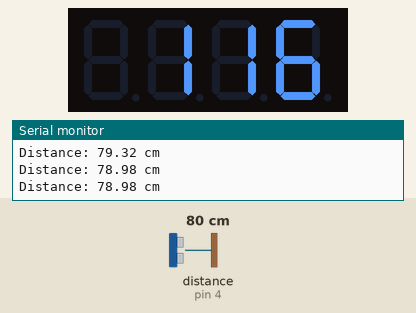
Recording of a sketch running on a simulated Arduino Uno, built with avr-gcc and run on an emulated ATmega328P. Shown: 4-digit seven-segment display, the last lines printed to the serial monitor. Wiring (inferred from the names in the program): ultrasonic range finder: trigger pin 5; echo pin 4. Inputs (shaded band) come from the test bench; at power-on: distance to the obstacle (sensor on pin 4) 80 cm. The echo pulse lasts 58.3 µs per cm.

Above: at 0.98 s.
1.3 s: distance to the obstacle (sensor on pin 4) set to 9 cm
At 1.56 s:
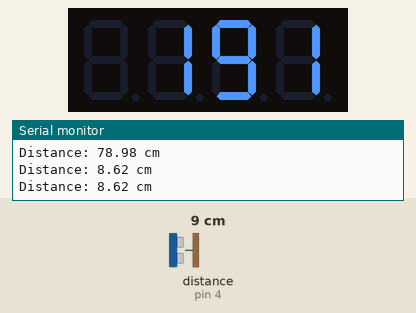
2.8 s: distance to the obstacle (sensor on pin 4) set to 120 cm
At 3.08 s:
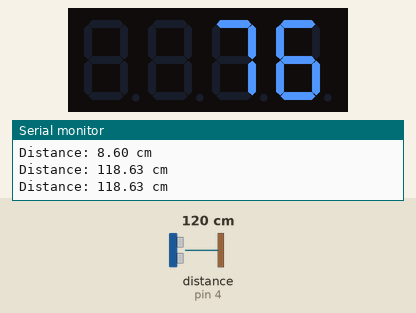
4.3 s: distance to the obstacle (sensor on pin 4) set to 4 cm
At 4.94 s:
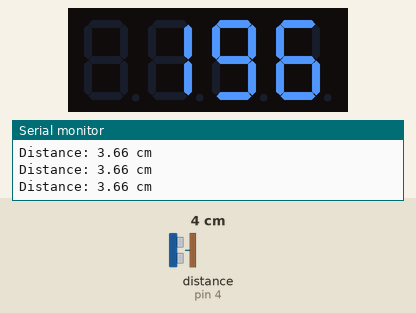
5.9 s: distance to the obstacle (sensor on pin 4) set to 60 cm
At 6.16 s:
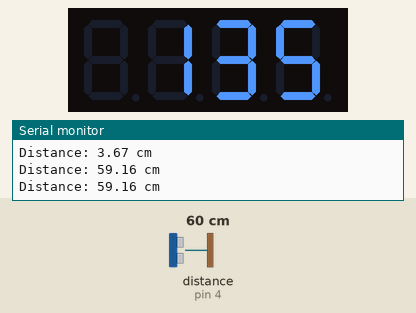
Timing chart, 0 to 8.4 s (numbered marks = the images above; inputs shaded):
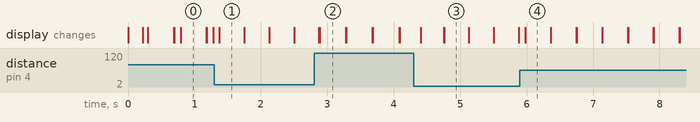

Measured:
- after the input at 2.8 s, the display: first differs from a run without the input after 0.08 s (image 2)
- after the input at 4.3 s, the display: changes after 0.10 s (image 3)
- after the input at 5.9 s, the display: changes after 0.08 s (image 4)

The sketch:

Blink.ino
```cpp
#include <TM1637Display.h>

  const int TM1637_CLK = 2;
  const int TM1637_DIO = 3;
  const int ECHO_PIN = 4;
  const int TRIG_PIN = 5;

  const float MICROSECONDS_TO_CM = 0.017;
  const int DISPLAY_BRIGHTNESS = 0x0A;

  const float BOX_HEIGHT = 195.0;  // Adjust the box height as needed

  TM1637Display display(TM1637_CLK, TM1637_DIO);

  const int NUM_READINGS = 15;
  float readings[NUM_READINGS];
  int readingsIndex = 0;

void setup() {
  Serial.begin(9600);
  pinMode(TRIG_PIN, OUTPUT);
  pinMode(ECHO_PIN, INPUT);
  display.setBrightness(DISPLAY_BRIGHTNESS);
}

void loop() {
  // Triggering the ultrasonic sensor
  digitalWrite(TRIG_PIN, LOW);
  delayMicroseconds(2);

  digitalWrite(TRIG_PIN, HIGH);
  delayMicroseconds(10);

  digitalWrite(TRIG_PIN, LOW);

  // Reading the duration of the echo pulse
  float duration_us = pulseIn(ECHO_PIN, HIGH, 20000);  // 20,000us timeout (adjust as needed)

  // Handling timeout
  if (duration_us == 0) {
    Serial.println("Timeout occurred");
    return;
  }

  // Calculating distance from duration
  float distance_cm = MICROSECONDS_TO_CM * duration_us;


  // Displaying distance on the TM1637 display
  Serial.print("Distance: ");
  Serial.print(distance_cm);
  Serial.println(" cm");

  distance_cm = distance_cm + 5;

  distance_cm = BOX_HEIGHT - distance_cm;

 if(distance_cm < 70){
  display.clear();
  return;
 }

  if(distance_cm > 70 ){
  distance_cm = distance_cm + 5;
 }

  if(distance_cm > 150 ){
  distance_cm = distance_cm + 5;
 }

  // Return if heigth is too low

  display.showNumberDec(static_cast<int>(distance_cm));

  // Display the average of the readings on the TM1637 display

  //displayAverage();
  delay(50);
  display.clear();
}
```
